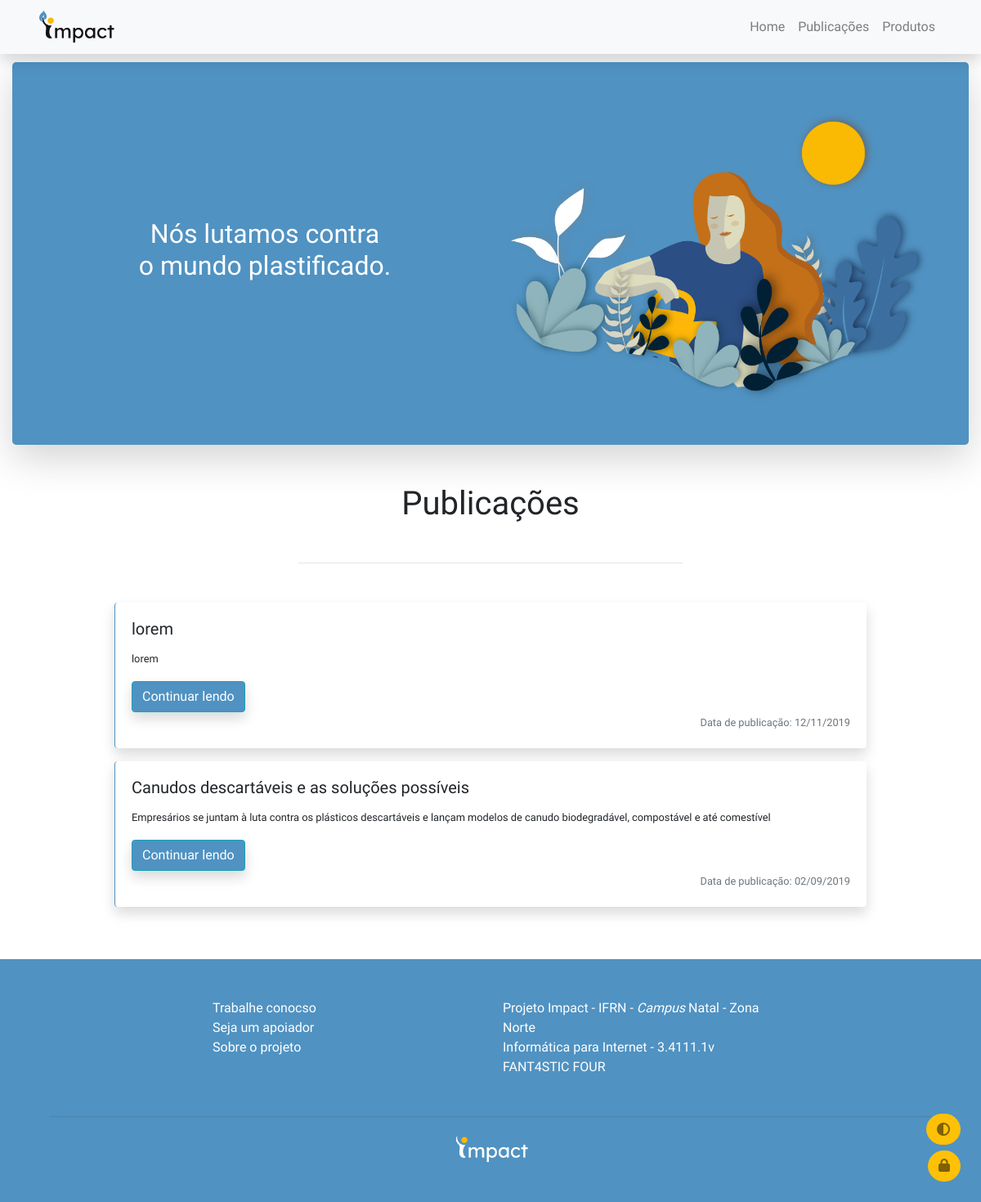
/, run on an earlier commit of the app's database.
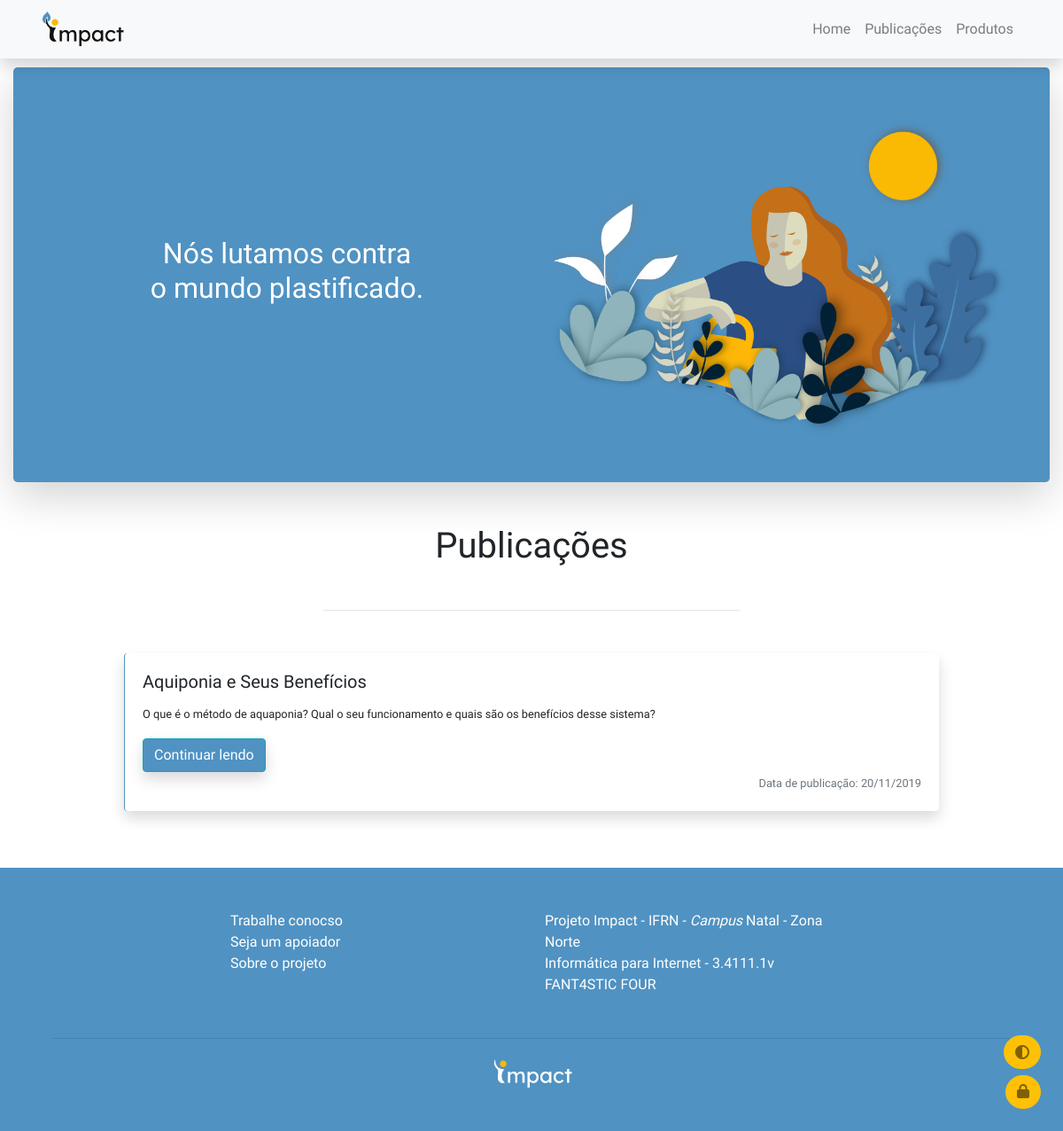
And on a later commit of the database.
### tables this page shows
CREATE TABLE `publicacoes` (
  `id` int(11) NOT NULL,
  `titulo` varchar(100) NOT NULL,
  `descricao` varchar(300) NOT NULL,
  `texto_completo` text NOT NULL,
  `data_publicacao` datetime NOT NULL,
  `anexo` varchar(200) NOT NULL,
  `link_imagem` varchar(8000) NOT NULL
);

### application/controllers/Home.php (called while the page is built, shortened)
<?php
class Home extends CI_Controller {
	public function index() {
		$this->load->model('publicacoes_model', 'publicacoes');
		$data['publicacoes'] = $this->publicacoes->getPublicacoes();
		$this->load->view('index', $data);
	}
}

### index.php (called while the page is built, shortened)
<?php
require_once BASEPATH.'core/CodeIgniter.php';

### application/models/Publicacoes_model.php (called while the page is built, shortened)
<?php
class Publicacoes_model extends CI_Model {
	public function getPublicacoes() {
		$this->db->order_by('id','DESC');
		$query = $this->db->get('publicacoes');
		return $query->result();
	}
}

### application/views/index.php (the view, shortened to what this page needs)
<!DOCTYPE html>
<html lang="pt-BR">
  <head>
    <link rel="stylesheet" href="https://stackpath.bootstrapcdn.com/bootstrap/4.3.1/css/bootstrap.min.css">
  </head>
  <body class=" mt-5 pt-1">
    <button id="dark-mode" class="btn btn-warning text-black-50 floating2"><i class="fas fa-adjust"></i></button>
    <a title="Área do Administrador" href="login" class="btn btn-warning text-black-50 floating"><i class="fas fa-lock"></i></a>
    <section id="Home">
        <div class="container-fluid mt-4">
            <div class="carousel bg-info shadow-lg rounded-lg p-5">
                <div class="row align-items-center">
                    <div class="col-md-6">
                        <h2 class="text-center text-white">Nós lutamos contra <br>o mundo plastificado.</h2>
                    </div>
                    <div class="col-md-6">
                        <img src="<?php echo base_url();?>/assets/img/home-impact.png" class="img-fluid">
                    </div>
                </div>
            </div>
        </div>
    </section>
    <section class="mt-5">
      <h1 class="text-center mt-5 mb-5">Publicações</h1>
      <div class="col-5 mt-5 mx-auto"><hr></div>
      <div class="container-fluid my-5">
          <div class="container">
              <div class="row">
                <?php $contador = 0;
                    foreach ($publicacoes as $publicacao) { ?>
                      <div class="col-md-10 mx-auto">
                        <div class="card mb-3 border-left border-info border-top-0 border-bottom-0 border-right-0 shadow">
                          <div class="card-body">
                            <h5 class="card-title"><?php echo $publicacao->titulo ?></h5>
                            <p class="card-text"><small><?php echo $publicacao->descricao ?></small></p>
                            <a href="publicacao/?id=<?php echo $publicacao->id;?>" class="btn btn-info shadow">Continuar lendo</a>
                            <p class="card-text text-right"><small class="text-muted"><?php
                              $sampleDate = $publicacao->data_publicacao;
                              $convertDate = date("d/m/Y", strtotime($sampleDate));
                              echo "Data de publicação: ",$convertDate;
                             ?></small></p>
                          </div>
                        </div>
                      </div>
                <?php $contador++;}?>
              </div><span id="contato"></span>
          </div>
      </div>
    </section>
  </body>
</html>

What changed in the data, as far as the page shows it:
removed publicacoes: titulo "lorem", descricao "lorem", data_publicacao "12/11/2019"
removed publicacoes: titulo "Canudos descartáveis e as soluções possíveis", descricao "Empresários se juntam à luta contra os plásticos descartáveis e lançam modelos de canudo biodegradável, compostável e até comestível", data_publicacao "02/09/2019"
added publicacoes: titulo "Aquiponia e Seus Benefícios", descricao "O que é o método de aquaponia? Qual o seu funcionamento e quais são os benefícios desse sistema?", data_publicacao "20/11/2019"
